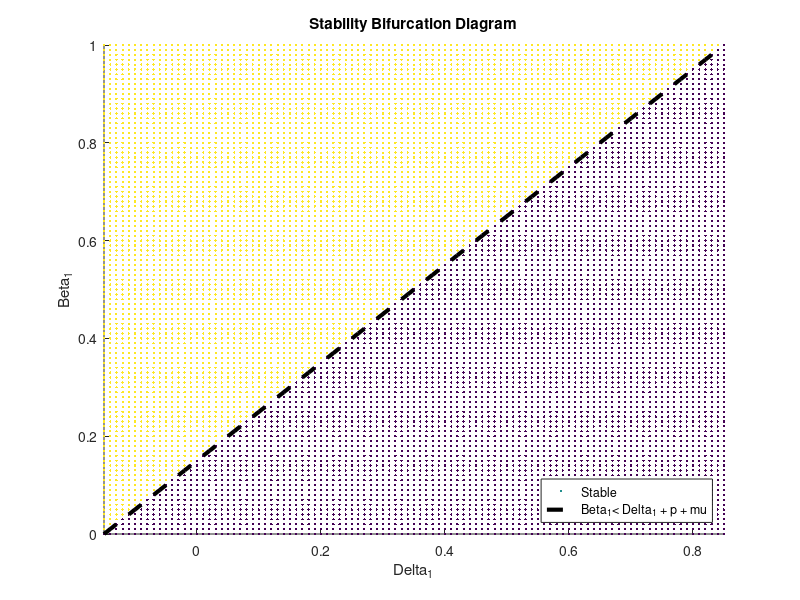
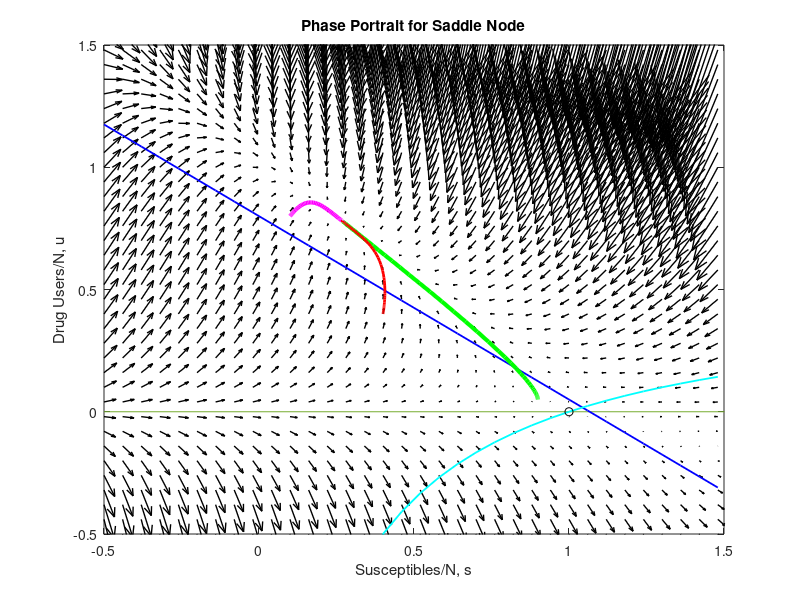
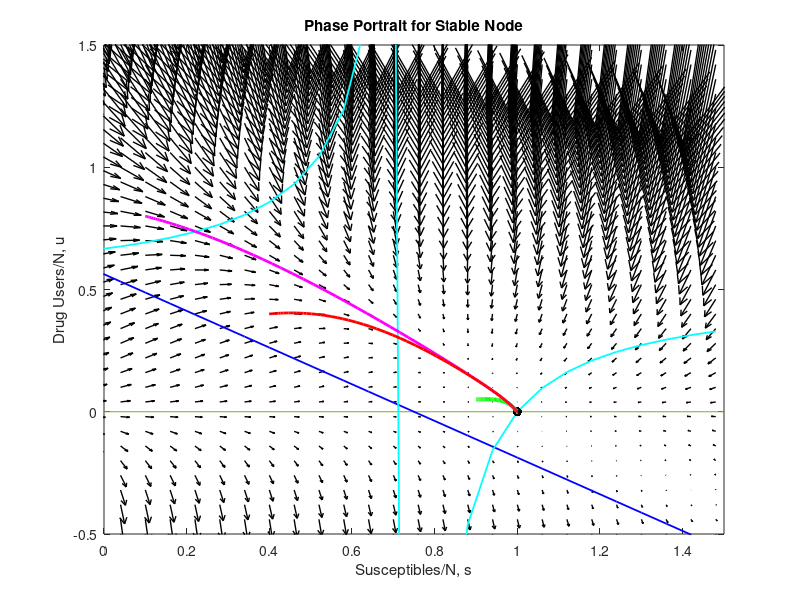

MATLAB code for these plots, in order:
function white_comiskey

% Bifurcation Diagram
%
% Comparing the probability of becoming a drug user and
% the death/removal rate of a drug users

% Constants

% Descriptions

% beta_1  = probablility of a susceptible individual becoming a drug user
% delta_1 = removal/death rate for drug users

u = 0.05;       % natural death rate
p = 0.1;        % proportion= drug users who enter treatment:time

% Domains
x = -0.15:0.01:0.85;
[X,Y] = meshgrid(-0.15:0.01:0.85,0:0.01:1);
                        % delta_1 -> x
                        % beta_1 - > y
bnd = Y > u + p + X;    % Condition for stability    
colors = zeros(size(X)) + bnd; scatter(X(:),Y(:),3,colors(:),'filled')
hold on
f =@(x) p + u + x;
plot(x,f(x),'k--','LineWidth',3)
hold off
xlim([-0.15 0.85])
ylim([0 1])
title('Stability Bifurcation Diagram')
xlabel('Delta_1')
ylabel('Beta_1')
legend({'Stable','Beta_1< Delta_1 + p + mu'},'Location','southeast')

%% Phase Portrait

 set(0,'defaultaxesfontsize',10);
s = -0.5:0.06:1.5;  % For visualling Purposes only
u = -0.5:0.06:2;    % Domain & Range must be positive 
                    % because you cannot have negative
                    % populations

m = 0.05;           % Natural Death Rate
p = 0.1;            % Proportion = 

b1 = 0.2;
b3 = 0.8;

Ld1 = 0.01;     % Unstable
Hd1 = 0.2;      % Stable

d2 = 0.05;

arrowscale = 10;

% Collected constants

B  = b3 - b1;
DL = d2 - Ld1;
DH = d2 - Hd1;
wL = b3 - p - m - Ld1;
wH = b3 - p - m - Hd1;
g = m + d2;

% Nontrivial Fixed Points

% delta_1 < delta_2
sstar_2a = -([b1*wL + B*DL + b3*g]+sqrt((b1*wL + B*DL + b3*g)^2 + 4*b1 + B*(wL*DL - b3*g)))/(2*b1*B);
sstar_3a = -([b1*wL + B*DL + b3*g]-sqrt((b1*wL + B*DL + b3*g)^2 + 4*b1 + B*(wL*DL - b3*g)))/(2*b1*B);

ustar_2a = (wL - B*sstar_2a)/b3;
ustar_3a = (wL - B*sstar_3a)/b3;

% delta_1 > delta_2
sstar_2b = -([b1*wH + B*DH + b3*g]+sqrt((b1*wH + B*DH + b3*g)^2 + 4*b1 + B*(wH*DH - b3*g)))/(2*b1*B);
sstar_3b = -([b1*wH + B*DH + b3*g]-sqrt((b1*wH + B*DH + b3*g)^2 + 4*b1 + B*(wL*DH - b3*g)))/(2*b1*B);

ustar_2b = (wH - B*sstar_2b)/b3;
ustar_3b = (wH - B*sstar_3b)/b3;


% Coupled ODEs

% Saddle Node = (1,0)
fsL =@(s,u) m + d2 + (Ld1 - d2)*u - (m + d2)*s - b1*u.*s;
fuL =@(s,u) (b3 - p*m - Ld1)*u + (b1 - b3)*u.*s - b3*u.^2;

% Stable Node = (1,0)
fsH =@(s,u) m + d2 + (Hd1 - d2)*u - (m + d2)*s - b1*u.*s;
fuH =@(s,u) (b3 - p*m - Hd1)*u + (b1 - b3)*u.*s - b3*u.^2;



% Saddle Node -> (1,0)

% Directional Field
[ss,uu] = ndgrid(s,u);

dsdt1 = @(s,u) m + d2 + (Ld1 - d2)*u - (m + d2)*s - b1*u.*s;
dudt1 = @(s,u) (b3 - p*m - Ld1)*u + (b1 - b3)*u.*s - b3*u.^2;
figure
quiver(ss,uu,dsdt1(ss,uu),dudt1(ss,uu),arrowscale,'linewidth',1,'color','k')
hold on

% Nullclines %

fu1 =@(s) (wL - B*s)./b3;                       % u-Nullcline
line([-0.5 2], [0 0],'Markersize',10)                         % u-Nullcline
fs1 =@(s) ((m + d2)*(s-1))./(DL + b1*s);        % s-Nullcline

plot(s,fu1(s),'b','linewidth',1.3)
hold on
plot(s,fs1(s),'c','linewidth',1.3)
hold on

% Fixed Points
plot([1],[0],'ko')
hold on

% Starting with low population of drug users compared to susceptibles
dXdtL =@(t,X) [m + d2 + (Ld1 - d2)*X(2) - (m + d2)*X(1) - b1*X(2).*X(1);...
    (b3 - p*m - Ld1)*X(2) + (b1 - b3)*X(2).*X(1) - b3*X(2).^2];
[t,Xout1] = ode45(dXdtL,[0 1000],[0.90;0.05]);
plot(Xout1(:,1),Xout1(:,2),'g','linewidth',3)
hold on

% Starting with high population of drug users compared to susceptibles
dXdtL =@(t,X) [m + d2 + (Ld1 - d2)*X(2) - (m + d2)*X(1) - b1*X(2).*X(1);...
    (b3 - p*m - Ld1)*X(2) + (b1 - b3)*X(2).*X(1) - b3*X(2).^2];
[t,Xout2] = ode45(dXdtL,[0 1000],[0.1;0.8]);
plot(Xout2(:,1),Xout2(:,2),'m','linewidth',3)

% Starting with equal population of drug users compared to susceptibles
dXdtL =@(t,X) [m + d2 + (Ld1 - d2)*X(2) - (m + d2)*X(1) - b1*X(2).*X(1);...
    (b3 - p*m - Ld1)*X(2) + (b1 - b3)*X(2).*X(1) - b3*X(2).^2];
[t,Xout5] = ode45(dXdtL,[0 1000],[0.4;0.4]);
plot(Xout5(:,1),Xout5(:,2),'r','linewidth',2)

% Graph Details
xlim([-0.5 1.5])
ylim([-0.5 1.5])
xlabel('Susceptibles/N, s')
ylabel('Drug Users/N, u')
title('Phase Portrait for Saddle Node')
hold off



% Stable Node

% Directional Field
[ss,uu] = ndgrid(s,u);

dsdt2 = @(s,u) m + d2 + (Hd1 - d2)*u - (m + d2)*s - b1*u.*s;
dudt2 = @(s,u) (b3 - p*m - Hd1)*u + (b1 - b3)*u.*s - b3*u.^2;
figure
quiver(ss,uu,dsdt2(ss,uu),dudt2(ss,uu),arrowscale,'linewidth',1,'color','k')
hold on

% Nullclines %

fu2 =@(s) (wH - B*s)/b3;                        % u-Nullcline
line([-0.5 2], [0 0],'MarkerSize',10)           % u-Nullcline
fs2 =@(s) ((m + d2)*(s-1))./(DH + b1*s);        % s-Nullcline

plot(s,fu2(s),'b','linewidth',1.3)
hold on
plot(s,fs2(s),'c','linewidth',1.3)
hold on

% Fixed Points
plot([1],[0],'.k','MarkerSize',20)
hold on


% Starting with low population of drug users compared to susceptibles
dXdtH =@(t,X) [m + d2 + (Hd1 - d2)*X(2) - (m + d2)*X(1) - b1*X(2).*X(1);...
    (b3 - p*m - Hd1)*X(2) + (b1 - b3)*X(2).*X(1) - b3*X(2).^2];
[t,Xout3] = ode45(dXdtH,[0 10000],[0.90;0.05]);
plot(Xout3(:,1),Xout3(:,2),'g','linewidth',3)
hold on

% Starting with high population of drug users compared to susceptibles
dXdtH =@(t,X) [m + d2 + (Hd1 - d2)*X(2) - (m + d2)*X(1) - b1*X(2).*X(1);...
    (b3 - p*m - Hd1)*X(2) + (b1 - b3)*X(2).*X(1) - b3*X(2).^2];
[t,Xout4] = ode45(dXdtH,[0 1000],[0.1;0.8]);
plot(Xout4(:,1),Xout4(:,2),'m','linewidth',2)

% Starting with low population of drug users compared to susceptibles
dXdtH =@(t,X) [m + d2 + (Hd1 - d2)*X(2) - (m + d2)*X(1) - b1*X(2).*X(1);...
    (b3 - p*m - Hd1)*X(2) + (b1 - b3)*X(2).*X(1) - b3*X(2).^2];
[t,Xout6] = ode45(dXdtH,[0 1000],[0.4;0.4]);
plot(Xout6(:,1),Xout6(:,2),'r','linewidth',2)

% Graph Details
xlabel('Susceptibles/N, s')
ylabel('Drug Users/N, u')
title('Phase Portrait for Stable Node')
xlim([0 1.5])
ylim([-0.5 1.5])
hold off

end
